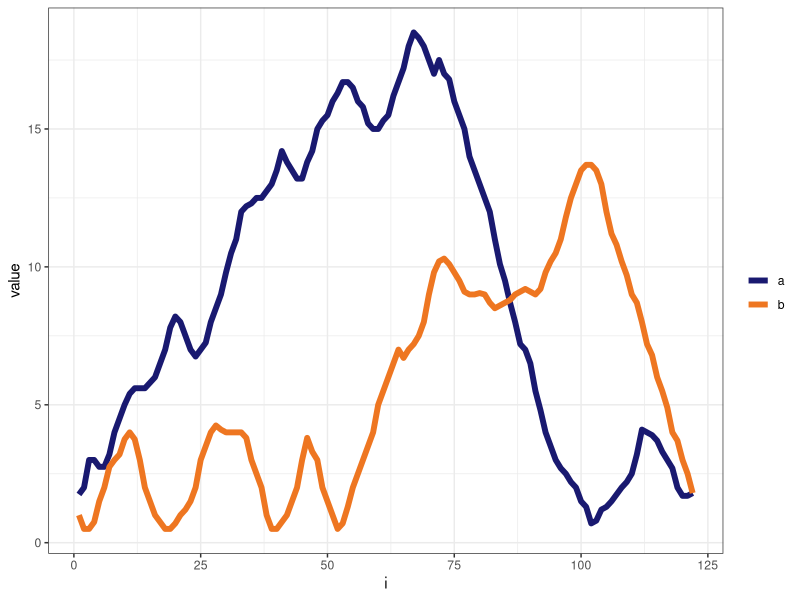
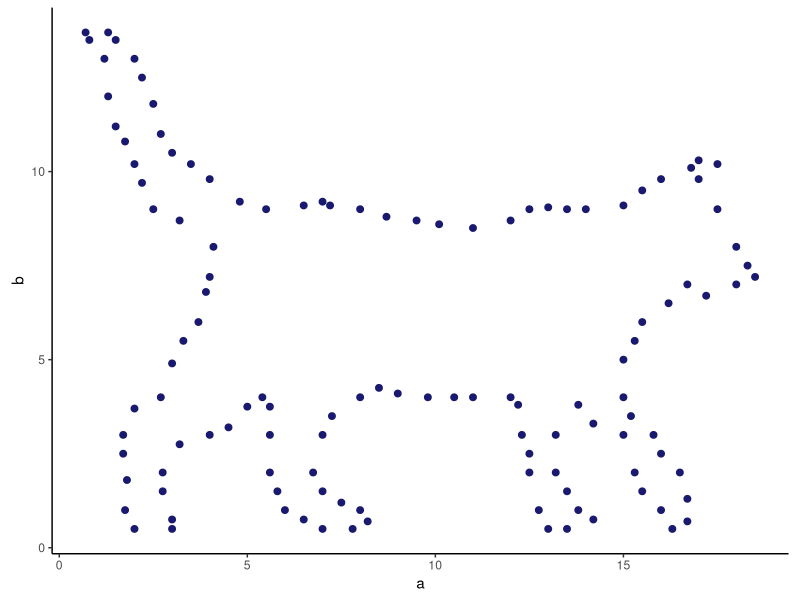
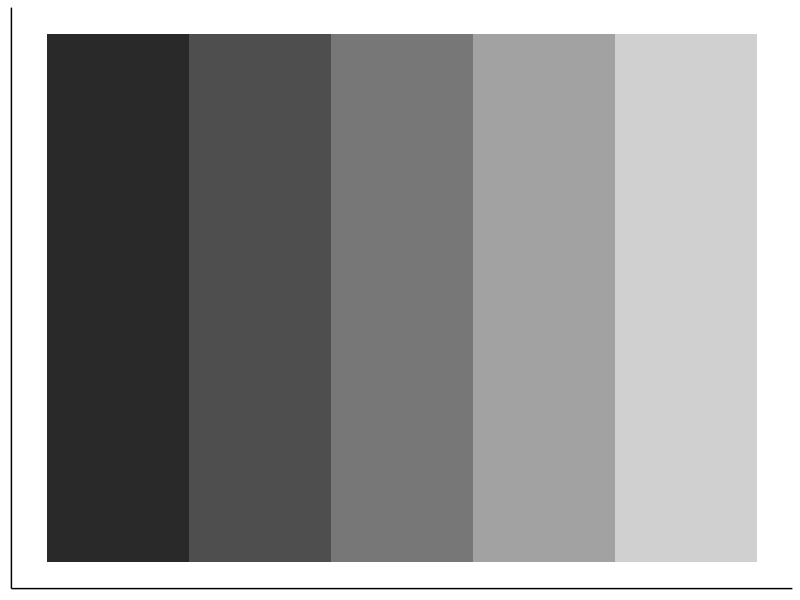
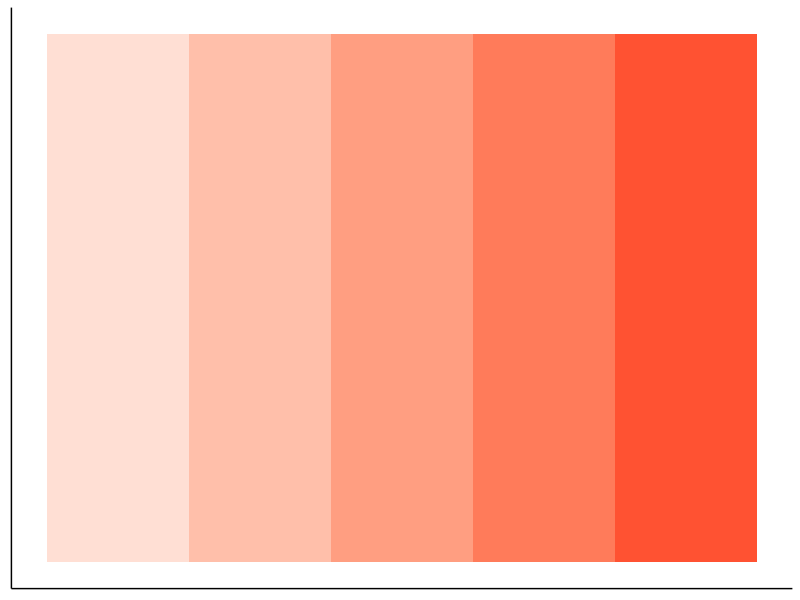
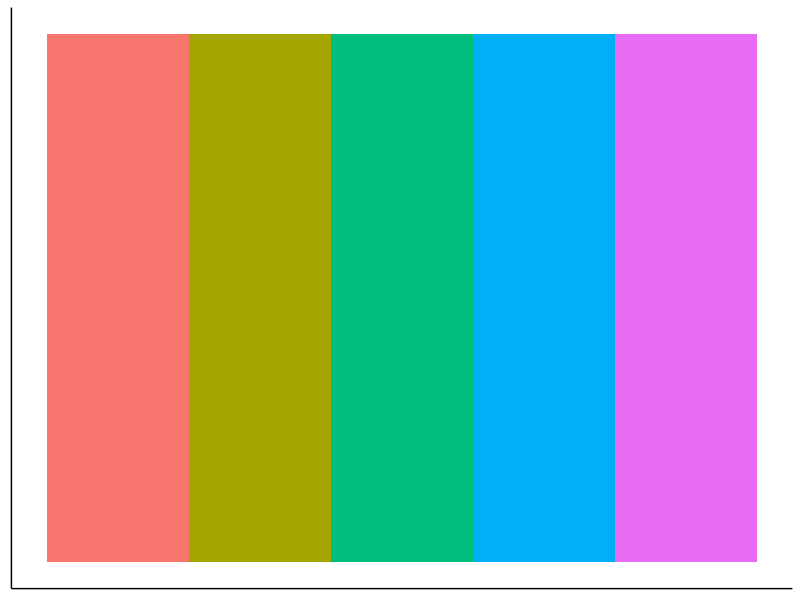
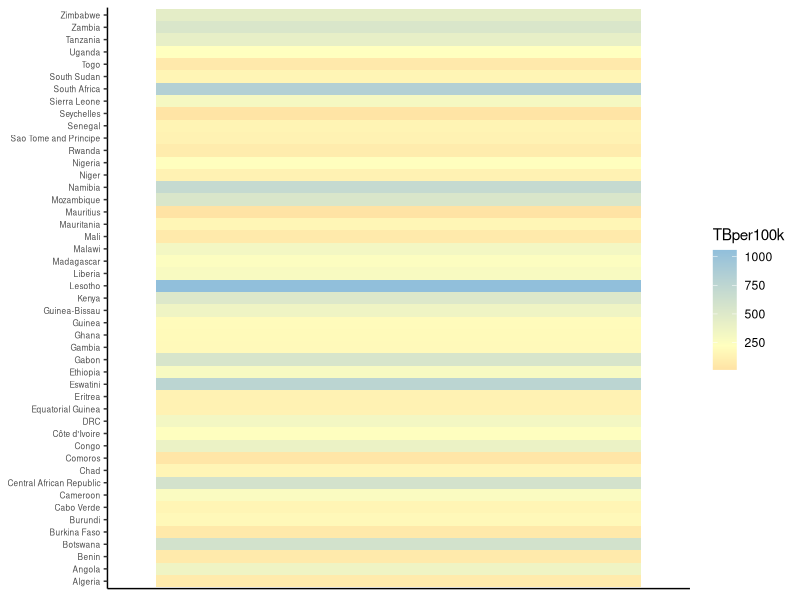
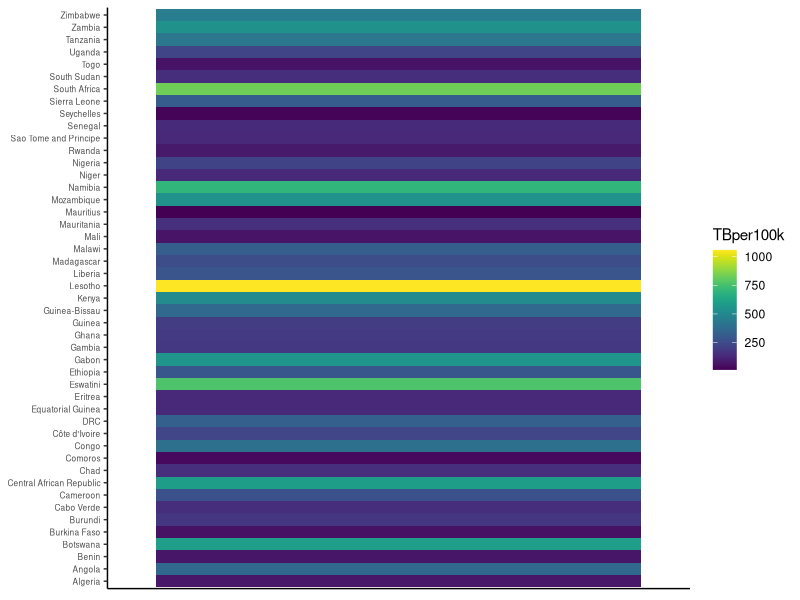
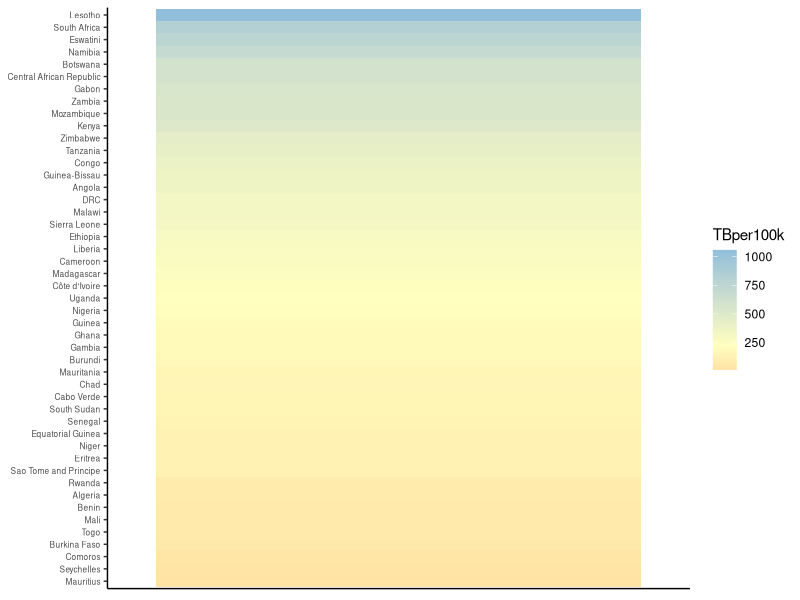

Recreate these plots in R, in order. (Note: this script raises an error after producing the figures.)
## ---- chunk 1
library(tidyverse)
library(viridis)
library(scales)
library(ggrepel)
## ---- chunk 2
cat <- read_csv("cat.csv")
cat
## ---- chunk 3
cat %>%
  pivot_longer(cols = c(a,b), names_to = "var", values_to = "value") %>%
  ggplot() + 
  geom_line(aes(i, value, col = var), size = 2) +
  theme_bw() +
  scale_color_manual(values = c("midnightblue", "chocolate2")) +
  labs(color = "")

ggsave("plots/01_cat_lines.png", width = 5, height = 3.5)
## ---- chunk 4
ggplot(cat, aes(a,b)) + 
  geom_point(col = "midnightblue", size=2) + 
  coord_equal() +
  theme_classic()

ggsave("plots/02_cat.png", width = 5, height = 3.5)
## ---- chunk 5
values <- data.frame(val = 1:5, y = 1)

ggplot(values, aes(val,y,fill=val)) + 
  geom_tile() + 
  scale_fill_gradient(low="black", high="white", limits=c(0,6)) +
  theme_classic() +
  theme(axis.title = element_blank(),
        axis.text=element_blank(),
        axis.ticks=element_blank(),
        legend.position="none")

ggsave("plots/02_01_luminance.png", height = 3.5/3, width = 5)

ggplot(values, aes(val,y,fill=val)) + 
  geom_tile() + 
  scale_fill_gradient(low="white", high="red", limits=c(0,6)) +
  theme_classic() +
  theme(axis.title = element_blank(),
        axis.text=element_blank(),
        axis.ticks=element_blank(),
        legend.position="none")

ggsave("plots/02_02_saturation.png", height = 3.5/3, width = 5)

ggplot(values, aes(val,y,fill=factor(val))) + 
  geom_tile() + 
  scale_fill_discrete() + 
  theme_classic() +
  theme(axis.title = element_blank(),
        axis.text=element_blank(),
        axis.ticks=element_blank(),
        legend.position="none")

ggsave("plots/02_03_color.png", height = 3.5/3, width = 5)

## ---- chunk 6
tb <- read_csv("tb.csv")

# shorten two longest country names
tb <- tb %>%
  mutate(country = forcats::fct_recode(country, 
                          Tanzania = "United Republic of Tanzania",
                          DRC = "Democratic Republic of the Congo"))

# create summary table that we'll use for many plots
AFR_sum <- tb %>%
  filter(who_region == "AFR") %>%
  group_by(country) %>%
  summarize(TBper100k = mean(incidence_100k, na.rm = TRUE))

# using hue without a natural order
AFR_sum %>%
  ggplot(aes("a", country, fill = TBper100k)) + 
  geom_tile() + 
  scale_fill_gradient2(midpoint=median(AFR_sum$TBper100k), mid="#ffffbf", low="#fc8d59", high="#91bfdb") +
  theme_classic() +
  theme(axis.title.x=element_blank(),
        axis.title.y=element_blank(),
        axis.text.x=element_blank(),
        axis.text.y=element_text(size=6),
        axis.ticks.x=element_blank())
ggsave("plots/03_tb_hue1.png", width = 5, height = 3.5)

# using viridis hue scale which has intuitive order due to added channel of color luminance
 AFR_sum %>%
  ggplot(aes("a", country, fill = TBper100k)) + 
  geom_tile() + 
  scale_fill_viridis() + 
  theme_classic() +
  theme(axis.title.x=element_blank(),
        axis.title.y=element_blank(),
        axis.text.x=element_blank(),
        axis.text.y=element_text(size=6),
        axis.ticks.x=element_blank())
ggsave("plots/03_tb_hue2.png", width = 5, height = 3.5)
## ---- chunk 7
AFR_sum %>%
  ggplot(aes("a", reorder(country, TBper100k), fill = TBper100k)) + 
  geom_tile() + 
  scale_fill_gradient2(midpoint=median(AFR_sum$TBper100k), mid="#ffffbf", low="#fc8d59", high="#91bfdb") +
  theme_classic() +
  theme(axis.title.x=element_blank(),
        axis.title.y=element_blank(),
        axis.text.x=element_blank(),
        axis.text.y=element_text(size=6),
        axis.ticks.x=element_blank())

ggsave("plots/04_tb_hue1_ordered.png", width = 5, height = 3.5)

AFR_sum %>%
  ggplot(aes("a", reorder(country, TBper100k), fill = TBper100k)) + 
  geom_tile() + 
  scale_fill_viridis() + 
  theme_classic() +
  theme(axis.title.x=element_blank(),
        axis.title.y=element_blank(),
        axis.text.x=element_blank(),
        axis.text.y=element_text(size=6),
        axis.ticks.x=element_blank())
ggsave("plots/04_tb_hue2_ordered.png", width = 5, height = 3.5)
## ---- chunk 8
AFR_sum %>%
  ggplot(aes("a", reorder(country, TBper100k), fill = TBper100k)) + 
  geom_tile() + 
  scale_fill_gradient(low="white", high=muted("blue")) +
  theme_classic() +
  theme(axis.title.x=element_blank(),
        axis.title.y=element_blank(),
        axis.text.x=element_blank(),
        axis.text.y=element_text(size=6),
        axis.ticks.x=element_blank())

ggsave("plots/05_tb_saturation.png", width = 5, height = 3.5)
## ---- chunk 9
AFR_sum %>%
  ggplot(aes("a", reorder(country, TBper100k), fill = TBper100k)) + 
  geom_tile() + 
  scale_fill_gradient(low="white", high=muted("blue")) +
  expand_limits(fill = 0) +
  theme_classic() +
  theme(axis.title.x=element_blank(),
        axis.title.y=element_blank(),
        axis.text.x=element_blank(),
        axis.text.y=element_text(size=6),
        axis.ticks.x=element_blank())

ggsave("plots/06_tb_saturation_zero.png", width = 5, height = 3.5)


# what is the incidence in Mauritius?
AFR_sum %>%
  arrange(TBper100k)
# 12.8
## ---- chunk 10
#remove two countries to make an even grid of 45 countries
tb_ordered <- tb %>%
  filter(who_region == "AFR") %>%
  filter(country != "Angola" & country != "Senegal") %>%  
  group_by(country) %>%
  summarize(TBper100k = mean(incidence_100k, na.rm = TRUE)) %>%
  mutate(country = reorder(country, TBper100k)) %>%
  arrange(TBper100k, country)

tb_ordered

tb_ordered %>%
  ggplot(aes(rep(1:5, 9), rep(1:9, each = 5))) +
  geom_point(aes(size = TBper100k)) +
  geom_text(aes(label = country), position = position_nudge(y=0.5), size=2) +
  expand_limits(x=c(0.5,5.5), y=c(1,8.5)) + 
  ylab(NULL) + 
  scale_size_area() + #with zero as zero incidence
  theme_classic() +
  theme(axis.title.x=element_blank(),
        axis.title.y=element_blank(),
        axis.text.x=element_blank(),
        axis.ticks.x=element_blank(),
        axis.text.y=element_blank(),
        axis.ticks.y=element_blank())
ggsave("plots/07_tb_area.png", width = 5, height = 3.5)

## ---- chunk 11
make_segment <- function(df, scale_low, scale_high) {
  scale_range <- scale_high-scale_low
  fraction <- (df$TBper100k-scale_low) / scale_range
  theta <- fraction * pi/2
  return(data.frame(x=c(0, cos(theta)),
                    y=c(0, sin(theta))))
}

tb_angle <- AFR_sum %>%
  filter(country != "Angola" & country != "Senegal") %>%
  group_by(country) %>%
  do(make_segment(., 0, 1057.333)) %>%
  ungroup()

ggplot(tb_angle, aes(x, y, group=country))+
  geom_path() +
  facet_wrap(~country, ncol = 9) + coord_equal()

# reorder country and clean up the plot
tb_angle %>%
  mutate(country = factor(country, levels = unique(tb_ordered$country))) %>%
  ggplot(aes(x, y, group=country))+
  geom_path() +
  facet_wrap(~country, ncol = 9) + 
  coord_equal() +
  theme_bw() +
  theme(axis.title.x=element_blank(),
        axis.title.y=element_blank(),
        axis.text.x=element_blank(),
        axis.ticks.x=element_blank(),
        axis.text.y=element_blank(),
        axis.ticks.y=element_blank(),
        strip.text.x = element_text(size = 5))

ggsave("plots/08_tb_angle.png", width = 5, height = 3.5)
## ---- chunk 12
tb %>%
  group_by(who_region, year) %>%
  summarise(population = mean(pop)/1e6) %>%
  ggplot(aes(year, population, color = who_region)) +
  geom_smooth(method = "lm", se = FALSE) + 
  scale_y_log10(labels = comma) +
  theme_bw() +
  labs(x = NULL, y = "Population (Millions)", color = "Region")

ggsave("plots/08_tb_pop_angle.png", width = 5, height = 3.5)
## ---- chunk 13
# not ordered
AFR_sum$random <- runif(n = 47, min = 0, max = 100)

AFR_sum %>%
  ggplot(aes(x=random, xend=TBper100k + random, y = country, yend = country)) +
  geom_segment(size = 2) + xlab(NULL) + ylab(NULL) + theme_bw() + theme(axis.text.y=element_text(size=6))

ggsave("plots/09_tb_length.png", width = 5, height = 3.5)

# ordered
tb_ordered$random <- runif(n = 45, min = 0, max = 100)

tb_ordered %>%
  ggplot(aes(x=random, xend=TBper100k + random, y = country, yend = country)) +
  geom_segment(size = 2) + 
  theme_bw() + 
  theme(axis.text.y=element_text(size=6),
        axis.title.x=element_blank(),
        axis.title.y=element_blank(),
        axis.text.x=element_blank(),
        axis.ticks.x=element_blank())

ggsave("plots/09_tb_length.png", width = 5, height = 3.5)
## ---- chunk 14
countries <- c("Togo", "Rwanda", "Sao Tome and Principe", "Eritrea", "Niger", "Equatorial Guinea", "Mauritania", "Burundi", "Ghana", "Guinea")

AFR_error <- tb %>%
  filter(who_region == "AFR") %>%
  filter(country %in% countries) %>%
  group_by(country) %>%
  summarize(TBper100k = mean(incidence_100k, na.rm = TRUE),
            SD_TB = sd(incidence_100k, na.rm = TRUE)) %>%
  mutate(country = reorder(country, TBper100k)) %>%
  arrange(TBper100k, country)

ggplot(AFR_error, aes(x = country, y = TBper100k)) +
  geom_pointrange(aes(ymin = TBper100k - SD_TB, 
                      ymax = TBper100k + SD_TB)) +
  theme_bw() +
  coord_flip() +
  theme(axis.title.y=element_blank())
  
ggsave("plots/10_tb_length_error.png", width = 5, height = 3.5)
## ---- chunk 15
tb_ordered %>%
  head(25) %>%
  ggplot(aes(x = TBper100k, y="a")) +
  geom_point(size = 2) + 
  scale_x_continuous() +
  facet_wrap(~country, ncol=5) +
  theme_bw() + 
  theme(strip.text.x = element_text(size = 8),
        axis.title.y = element_blank(),
        axis.text.y = element_blank(),
        axis.text.x = element_text(size = 6),
        axis.ticks.y = element_blank(),
        panel.grid.minor.y = element_blank(),
        panel.grid.major.y = element_blank(),
        panel.grid.major.x = element_line(colour = "grey80", size = 0.4),
        panel.grid.minor.x = element_line(colour = "grey80", size = 0.4, linetype="dotted"))

ggsave("plots/11_tb_position_facet.png", width = 5, height = 3.5)

## ---- chunk 16
tb %>%
  filter(who_region == "WPR") %>%
  filter(country== "Niue" | country == "Tuvalu") %>%
  ggplot(aes(year, incidence_100k)) + 
  geom_line(aes(group = country, color = country), size = 1.5) +
  facet_wrap(~country) +
  theme_bw() + 
  labs(y = "TB Incidence per 100K") +
  theme(strip.text.x = element_text(size = 10),
        axis.text.x = element_text(size = 8),
        axis.title.x = element_blank(),
        legend.position = "none")

ggsave("plots/12_tb_time_facet.png", width = 5, height = 3.5)
## ---- chunk 17
ggplot(tb_ordered, aes(x = TBper100k, y = country)) + 
  geom_point() +
  theme_bw() + 
  labs(x = "TB Incidence per 100K") +
  theme(axis.title.y = element_blank(),
        axis.text.y = element_text(size = 6))

ggsave("plots/13_tb_point.png", width = 5, height = 3.5)

# unordered
AFR_sum %>%
  filter(country != "Angola" & country != "Senegal") %>%
  ggplot(aes(x = TBper100k, y = country)) + 
  geom_point() +
  theme_bw() + 
  labs(x = "TB Incidence per 100K") +
  theme(axis.title.y = element_blank(),
        axis.text.y = element_text(size = 6))

ggsave("plots/14_tb_point_unordered.png", width = 5, height = 3.5)
## ---- chunk 18
mtcars %>%
  mutate(model = reorder(model, mpg)) %>%
  arrange(mpg, model) %>%
  ggplot(aes(x=mpg, y=model)) + 
  geom_point() + 
  ylab(NULL) + 
  expand_limits(x=0) +
  theme_bw() + 
  labs(x = "Miles per gallon") +
  theme(axis.title.y = element_blank(),
        axis.text.y = element_text(size = 6))

ggsave("plots/15_cars_point_zero.png", width = 5, height = 3.5)
## ---- chunk 19
ggplot(diamonds, aes(clarity, fill=cut, group=cut)) + 
  geom_bar(stat="count", position="stack") +
  scale_y_continuous("Count", labels=comma) +
  theme_classic()

ggsave("plots/16_diamonds_stacked.png", width = 5, height = 3.5)
## ---- chunk 20
diamonds_summary <- diamonds %>%
  group_by(clarity, cut) %>%
  summarize(n = n())

ggplot(diamonds_summary, aes(clarity, n, color=cut, group=cut)) + 
  geom_line(lwd = 1.25) + 
  geom_point(size = 2) + 
  scale_y_continuous("Count", labels=comma) +
  theme_classic()

ggsave("plots/17_diamonds_parallel.png", width = 5, height = 3.5)

# total count per clarity/cut class
diamonds_tot <- diamonds %>%
  group_by(clarity) %>%
  summarize(n=n())

ggplot() + 
  geom_line(data = diamonds_summary, aes(clarity, n, color=cut, group=cut), lwd = 1.25) + 
  geom_point(data = diamonds_summary, aes(clarity, n, color=cut, group=cut), size = 2) + 
  geom_line(data = diamonds_tot, aes(clarity, n), group=1, lwd = 1.25, color = "gray50") + 
  geom_point(data = diamonds_tot, aes(clarity, n), size = 2, color = "gray50") +
  scale_y_continuous("Count", labels=comma) +
  theme_classic()

ggsave("plots/18_diamonds_total.png", width = 5, height = 3.5)

## ---- chunk 21
# Make number of cylinders a factor, so ggplot will choose a discrete scale.
mtcars$cyl <- factor(mtcars$cyl)

ggplot(mtcars, aes(wt, mpg)) + 
  geom_point(aes(color=cyl), size = 2.5) + 
  xlab("weight (1,000 lbs)") +
  ylab("Miles per gallon") +
  scale_color_viridis_d("Cylinders") +
  theme_classic()

ggsave("plots/19_cars_color.png", width = 5, height = 3.5)

## ---- chunk 22
# closed shapes
ggplot(mtcars, aes(wt, mpg)) + 
  geom_point(aes(shape=cyl), size = 2.5) + 
  xlab("weight (1,000 lbs)") +
  ylab("Miles per gallon") +
  scale_shape("Cylinders") +
  theme_classic()

ggsave("plots/20_cars_shape.png", width = 5, height = 3.5)

# open shapes
ggplot(mtcars, aes(wt, mpg)) + 
  geom_point(aes(shape=cyl), size = 2.5) + 
  xlab("weight (1,000 lbs)") +
  ylab("Miles per gallon") +
  scale_shape_manual("Cylinders", values = c(3,2,1)) +
  theme_classic()

ggsave("plots/21_cars_shape.png", width = 5, height = 3.5)
## ---- chunk 23
ggplot(mtcars, aes(wt, mpg)) + 
  geom_point(aes(shape=cyl), size = 2.5) + 
  xlab("weight (1,000 lbs)") +
  ylab("Miles per gallon") +
  scale_shape_manual("Cylinders", values = c(52,54,56)) +
  theme_classic()

ggsave("plots/21A_cars_shape2.png", width = 5, height = 3.5)
## ---- chunk 24
# open shapes
ggplot(mtcars, aes(wt, mpg)) + 
  geom_point(aes(shape=cyl, color = cyl), size = 2.5) + 
  xlab("weight (1,000 lbs)") +
  ylab("Miles per gallon") +
  scale_shape_manual("Cylinders", values = c(3,2,1)) +
  scale_color_viridis_d("Cylinders") +
  theme_classic()

ggsave("plots/22_cars_hue_shape.png", width = 5, height = 3.5)
## ---- chunk 25
ggplot(mtcars, aes(wt, mpg)) + 
  geom_point(aes(shape=cyl, color=cyl), size = 2.5) + 
  geom_smooth(aes(group=cyl, color=cyl), method="lm") + 
  xlab("weight (1,000 lbs)") +
  ylab("Miles per gallon") +
  scale_shape_manual("Cylinders", values = c(3,2,1)) +
  scale_color_viridis_d("Cylinders") +
  theme_classic()

ggsave("plots/23_cars_hue_shape.png", width = 5, height = 3.5)
## ---- chunk 26
ggplot(diamonds, aes(clarity, fill=cut, group=cut)) + 
  geom_bar(stat="count", position="dodge") +
  scale_y_continuous("Count", labels=comma) +
  theme_classic()

ggsave("plots/24_diamonds_grouped.png", width = 5, height = 3.5)
## ---- chunk 27
ggplot(mtcars, aes(wt, mpg)) + 
  geom_point(size = 2.5) + 
  xlab("weight (1,000 lbs)") +
  ylab("Miles per gallon") +
  theme_classic()

ggsave("plots/25_detection.png", width = 5, height = 3.5)
## ---- chunk 28
set.seed(403)
tb %>%
  sample_n(300) %>%
  ggplot(aes(pop/1e6, incidence_100k)) + 
  geom_point() + 
  xlab("Population (Millions)") +
  ylab("TB incidence per 100k") +
  scale_x_log10(labels = comma) +
  theme_bw()

ggsave("plots/26_TB_detection.png", width = 5, height = 3.5)
## ---- chunk 29
ggplot(mtcars, aes(wt, mpg)) + 
  geom_point(size = 2.5, color = "gray90") + 
  xlab("weight (1,000 lbs)") +
  ylab("Miles per gallon") +
  theme_classic()

ggsave("plots/27_detection.png", width = 5, height = 3.5)
## ---- chunk 30
ggplot(mtcars, aes(wt, mpg)) + 
  geom_point(size = .5) + 
  xlab("weight (1,000 lbs)") +
  ylab("Miles per gallon") +
  theme_classic()

ggsave("plots/28_detection.png", width = 5, height = 3.5)
## ---- chunk 31
ggplot(mtcars, aes(wt, mpg)) + 
  geom_point() + 
  xlab("weight (1,000 lbs)") +
  ylab("Miles per gallon") +
  theme_bw() +
  theme(panel.grid.minor.y = element_line(color = "gray20", size = 1),
        panel.grid.major.y = element_line(color = "gray20", size = 2),
        panel.grid.major.x = element_line(color = "gray20", size = 2),
        panel.grid.minor.x = element_line(color = "gray20", size = 1))

ggsave("plots/29_detection.png", width = 5, height = 3.5)
## ---- chunk 32
tb %>%
  filter(country== "Marshall Islands" | country == "Tuvalu" | country == "Kiribati" | country == "Palau") %>%
  mutate(country = factor(country, levels = c("Kiribati", "Marshall Islands", "Tuvalu", "Palau"))) %>%
  ggplot(aes(year, incidence_100k)) + 
  geom_line(aes(group = country, color = country), size = 1.5) +
  facet_wrap(~country) +
  theme_classic() + 
  labs(y = "TB Incidence per 100K") +
  theme(strip.text.x = element_text(size = 10),
        axis.text.x = element_text(size = 8),
        axis.title.x = element_blank(),
        legend.position = "none")

ggsave("plots/30_tb_time_facet.png", width = 5, height = 3.5)

tb %>%
  filter(country== "Marshall Islands" | country == "Tuvalu" | country == "Kiribati" | country == "Palau") %>%
  mutate(country = factor(country, levels = c("Kiribati", "Marshall Islands", "Tuvalu", "Palau"))) %>%
  ggplot(aes(year, incidence_100k)) + 
  geom_line(aes(group = country, color = country), size = 1.5) +
  facet_wrap(~country) +
  theme_bw() + 
  labs(y = "TB Incidence per 100K") +
  theme(strip.text.x = element_text(size = 10),
        axis.text.x = element_text(size = 8),
        axis.title.x = element_blank(),
        legend.position = "none")

ggsave("plots/31_tb_time_facet.png", width = 5, height = 3.5)

# same plot without facets
tb %>%
  filter(country== "Marshall Islands" | country == "Tuvalu" | country == "Kiribati" | country == "Palau") %>%
  mutate(country = factor(country, levels = c("Kiribati", "Marshall Islands", "Tuvalu", "Palau"))) %>%
  ggplot(aes(year, incidence_100k)) + 
  geom_line(aes(group = country, color = country), size = 1.5) +
  #facet_wrap(~country) +
  theme_bw() + 
  labs(y = "TB Incidence per 100K") +
  theme(strip.text.x = element_text(size = 10),
        axis.text.x = element_text(size = 8),
        axis.title.x = element_blank())

ggsave("plots/32_tb_time.png", width = 5, height = 3.5)
## ---- chunk 33
tb_ordered %>%
  ggplot(aes(x=TBper100k, y = country)) +
  geom_col(fill = "black") + 
  theme_bw() +
  labs(x = "TB incidence per 100k") +
  theme(axis.text.y=element_text(size=6),
        axis.title.y=element_blank())

ggsave("plots/33_tb_length.png", width = 5, height = 3.5)

# now with cars
mtcars %>%
  mutate(model = reorder(model, mpg)) %>%
  arrange(mpg, model) %>%
  ggplot(aes(x=mpg, y=model)) + 
  geom_col(fill = "black") + 
  theme_bw() +
  labs(x = "Miles per gallon") +
  theme(axis.text.y=element_text(size=6),
        axis.title.y=element_blank())

ggsave("plots/34_cars_length.png", width = 5, height = 3.5)
